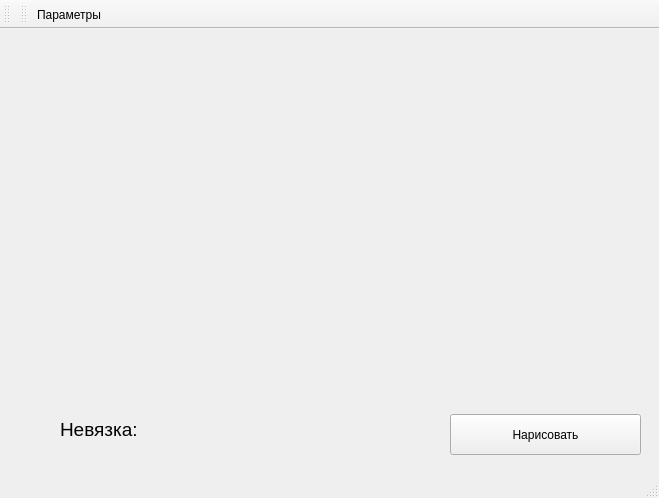
<?xml version="1.0" encoding="UTF-8"?>
<ui version="4.0">
 <class>MainWindow</class>
 <widget class="QMainWindow" name="MainWindow">
  <property name="geometry">
   <rect>
    <x>0</x>
    <y>0</y>
    <width>659</width>
    <height>498</height>
   </rect>
  </property>
  <property name="sizePolicy">
   <sizepolicy hsizetype="Fixed" vsizetype="Fixed">
    <horstretch>0</horstretch>
    <verstretch>0</verstretch>
   </sizepolicy>
  </property>
  <property name="minimumSize">
   <size>
    <width>659</width>
    <height>498</height>
   </size>
  </property>
  <property name="maximumSize">
   <size>
    <width>659</width>
    <height>498</height>
   </size>
  </property>
  <property name="windowTitle">
   <string>Fredholm</string>
  </property>
  <property name="windowIcon">
   <iconset>
    <normaloff>img/icon.png</normaloff>img/icon.png</iconset>
  </property>
  <widget class="QWidget" name="centralWidget">
   <widget class="QPushButton" name="pushButton">
    <property name="geometry">
     <rect>
      <x>450</x>
      <y>385</y>
      <width>191</width>
      <height>41</height>
     </rect>
    </property>
    <property name="text">
     <string>Нарисовать</string>
    </property>
   </widget>
   <widget class="QwtPlot" name="Qwt_Widget" native="true">
    <property name="geometry">
     <rect>
      <x>0</x>
      <y>0</y>
      <width>661</width>
      <height>371</height>
     </rect>
    </property>
    <property name="sizePolicy">
     <sizepolicy hsizetype="Expanding" vsizetype="Expanding">
      <horstretch>0</horstretch>
      <verstretch>0</verstretch>
     </sizepolicy>
    </property>
   </widget>
   <widget class="QLabel" name="label">
    <property name="geometry">
     <rect>
      <x>60</x>
      <y>375</y>
      <width>81</width>
      <height>51</height>
     </rect>
    </property>
    <property name="font">
     <font>
      <pointsize>14</pointsize>
     </font>
    </property>
    <property name="text">
     <string>Невязка:</string>
    </property>
   </widget>
   <widget class="QLabel" name="label_nev">
    <property name="geometry">
     <rect>
      <x>140</x>
      <y>390</y>
      <width>141</width>
      <height>21</height>
     </rect>
    </property>
    <property name="font">
     <font>
      <pointsize>14</pointsize>
     </font>
    </property>
    <property name="text">
     <string/>
    </property>
   </widget>
  </widget>
  <widget class="QMenuBar" name="menuBar">
   <property name="geometry">
    <rect>
     <x>0</x>
     <y>0</y>
     <width>659</width>
     <height>21</height>
    </rect>
   </property>
  </widget>
  <widget class="QToolBar" name="mainToolBar">
   <attribute name="toolBarArea">
    <enum>TopToolBarArea</enum>
   </attribute>
   <attribute name="toolBarBreak">
    <bool>false</bool>
   </attribute>
  </widget>
  <widget class="QStatusBar" name="statusBar"/>
  <widget class="QToolBar" name="toolBar">
   <property name="sizePolicy">
    <sizepolicy hsizetype="Fixed" vsizetype="Fixed">
     <horstretch>0</horstretch>
     <verstretch>0</verstretch>
    </sizepolicy>
   </property>
   <property name="windowTitle">
    <string>toolBar</string>
   </property>
   <property name="layoutDirection">
    <enum>Qt::LeftToRight</enum>
   </property>
   <attribute name="toolBarArea">
    <enum>TopToolBarArea</enum>
   </attribute>
   <attribute name="toolBarBreak">
    <bool>false</bool>
   </attribute>
   <addaction name="action"/>
  </widget>
  <action name="action">
   <property name="checkable">
    <bool>false</bool>
   </property>
   <property name="text">
    <string>Параметры</string>
   </property>
  </action>
 </widget>
 <layoutdefault spacing="6" margin="11"/>
 <customwidgets>
  <customwidget>
   <class>QwtPlot</class>
   <extends>QWidget</extends>
   <header>qwt_plot.h</header>
   <container>1</container>
  </customwidget>
 </customwidgets>
 <resources/>
 <connections/>
</ui>
